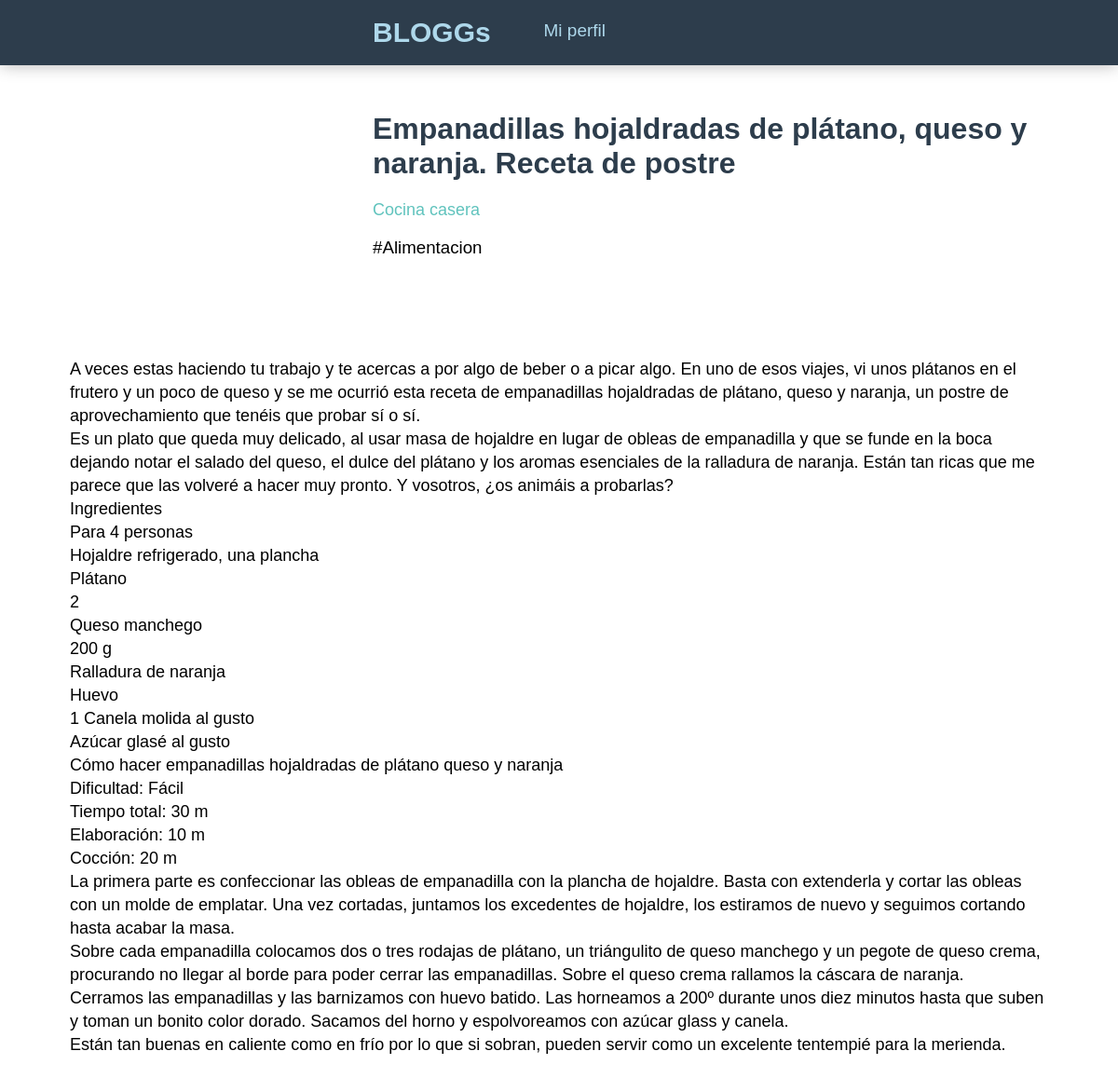
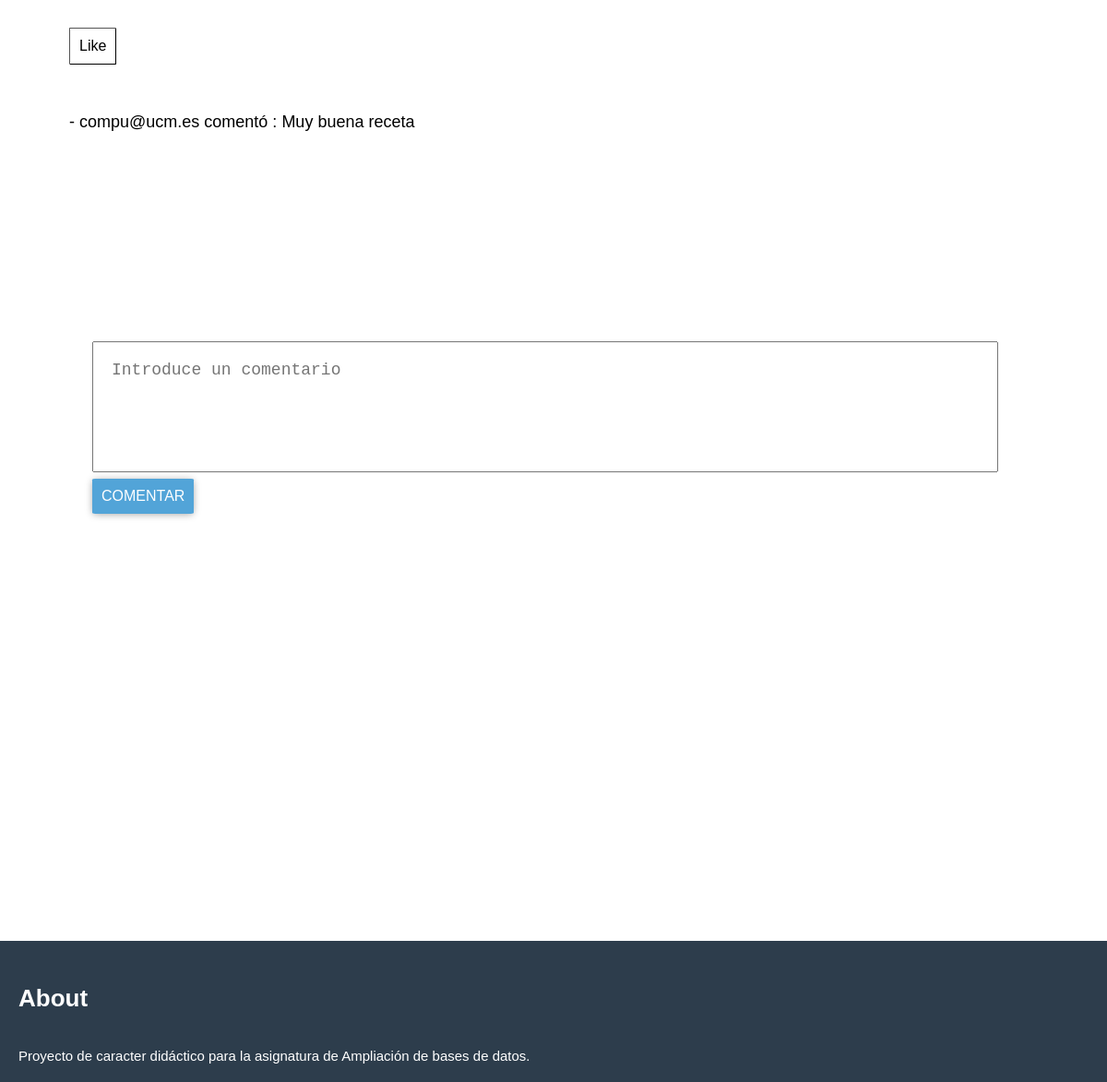
The app's page /views/viewpost.php?id=27 with its own data (2 pictures, top to bottom).
### tables this page shows
CREATE TABLE `post` (
  `id_post` int(11) NOT NULL,
  `title` varchar(500) NOT NULL,
  `mail` varchar(100) NOT NULL,
  `id_category` tinyint(4) NOT NULL,
  `ptext` text NOT NULL
);

CREATE TABLE `user` (
  `mail` varchar(100) NOT NULL,
  `password` varchar(100) NOT NULL,
  `blogname` varchar(100) NOT NULL
);

CREATE TABLE `categories` (
  `id_category` tinyint(4) NOT NULL,
  `value` varchar(100) NOT NULL
);

CREATE TABLE `comments` (
  `id_com` int(11) NOT NULL,
  `id_post` int(11) NOT NULL,
  `mail` varchar(100) NOT NULL,
  `comment` text NOT NULL
);

### models/post.php (called while the page is built, shortened)
<?php
require_once 'entidadBase.php';
class Post extends EntidadBase {
  private $id;
  private $title;
  private $mail;
  private $text;
  private $category;
  private $blogname;
  public function __construct() {
	    $this->table = "post";
      $class = "Post";
  }
  public function getID(){
    return $this->id;
  }
  public function setID($id){
    $this->id = $id;
  }
  public function getTitle(){
    return $this->title;
  }
  public function setTitle($title){
    $this->title = $title;
  }
  public function getMail(){
    return $this->mail;
  }
  public function setMail($mail){
    $this->mail = $mail;
  }
  public function getText(){
    return $this->text;
  }
  public function setText($text){
    $this->text = $text;
  }
  public function getCat(){
    return $this->category;
  }
  public function setCat($category){
    $this->category = $category;
  }
  public function getBlogname(){
    return $this->blogname;
  }
  public function setBlogname($blogname){
    $this->blogname = $blogname;
  }
  public function load($id){
    $req=$this->db()->query("SELECT * FROM post join user on (post.mail=user.mail) join categories on (post.id_category = categories.id_category) WHERE id_post = ".$id);
	}
}
?>

### config/conectar.php (called while the page is built, shortened)
<?php
class Conectar{
    private $servername, $username, $password, $database, $driver;
    public function __construct() {
		$ini_array = parse_ini_file("entorno.ini", true);
		if($ini_array==null)
			throw new Exception('MySQL: Error al abrir entorno configuración para conexión BBDD');
		else{
			$this->servername=$ini_array['BLOGGS']['servername'];
			$this->username=$ini_array['BLOGGS']['username'];
			$this->password=$ini_array['BLOGGS']['password'];
			$this->database=$ini_array['BLOGGS']['database'];
		  }
    }
    public function getConexion(){
        if($this->driver=="mysql" || $this->driver==null){
        	$db = new mysqli($this->servername, $this->username, $this->password, $this->database);
        }
        return $db;
    }
}
?>

### models/entidadBase.php (called while the page is built, shortened)
<?php
require_once $_SERVER['DOCUMENT_ROOT']."/config/conectar.php";
class EntidadBase{
    private $db;
    public function db() {
        return $this->db;
    }
    public function __construct($table, $class) {
    		try{
    			$conectar=new Conectar();
    			$this->db=$conectar->getConexion();
    		}catch(Excepcion $e){
    			error_log("MySQL: Code: ".$e->getCode(). " Desc: " .$e->getMessage() ,0);
    			throw new Exception($e);
    		}
    }
	protected function showData($resultSet){
		$filas= array();
		while ($fila = $resultSet->fetch_assoc())
			$filas[] = $fila;
    return $filas;
	}
}
?>

### models/comentarios.php (called while the page is built, shortened)
<?php
require_once 'entidadBase.php';
class Comentarios extends EntidadBase {
  public function __construct() {
	    $this->table = "comments";
      $class = "Comentarios";
  }
  public function load($id){
    $req=$this->db()->query("SELECT * FROM comments WHERE id_post = '".$id."'");
    $filas = $this->showData($req);
    return $filas;
  }
}
?>

### views/viewpost.php (the view, shortened to what this page needs)
<!DOCTYPE html>
<head>
  <link rel="stylesheet" type="text/css" href="../css/profile.css" />
  <link rel="stylesheet" type="text/css" href="../css/formulario.css" />
  <?php
    require './layout/head.php';
    require '../models/post.php';
    require '../models/comentarios.php';
    $post = new Post();
    $post->load($_GET['id']);
    $com = new Comentarios();
    $comentarios=$com->load($_GET['id']);
    $rat = new Rating();
    $liked=isset($_SESSION['mail'])?$rat->isLiked($_GET['id'], $_SESSION['mail']):false;
  ?>
</head>
<body>
<?php
echo
 '<div id=prheader>'.
 '<h1 id=prtitle>'.$post->getTitle().'</h1>'.
 '<a id=prmail href="../views/profile.php?mail='.$post->getMail().'">'.$post->getBlogname().'</a>'.
 '<h3 id=prcategory>#'.$post->getCat().'</h3></div>'.
 '<div id=postbody>'.
 '<p>'.
    $post->getText().
  '</p><br><br>';
  if($liked){
    echo '<form action="../controllers/dislike.php?id='.$post->getID().'&mail='.$_SESSION['mail'].'" method="post">';
    echo '<input type="submit" value="Liked" class ="boton-formulario" id="liked">';
    echo '</form>';
  }
  else{
    echo isset($_SESSION['mail'])?
    '<form action="../controllers/newlike.php?id='.$post->getID().'&mail='.$_SESSION['mail'].'" method="post">':
    '<form action="../views/login.php" method="post">';
    echo '<input type="submit" value="Like" class ="boton-formulario2" id="like">';
    echo '</form><br><br>';
  }
  $i=0;
  while(isset($comentarios[$i])){
    echo "- ";
    echo $comentarios[$i]['mail'];
    echo " comentó : ";
    echo $comentarios[$i]['comment'];
    echo "<br><br>";
    $i++;
  }
?>
<form class="formulario" action="../controllers/newcomment.php?id=<?php echo $post->getID();?>&mail=<?php echo $_SESSION['mail'];?>" method="post">
  <textarea name="comment" id="comment" placeholder="Introduce un comentario"></textarea>
  <input type="submit" value="COMENTAR" class ="boton-formulario">
</form>
</div>
<?php include './layout/foot_page.php';?>
</body>

### css/profile.css (style rules this page uses)
body { margin: 0px; font-family:sans-serif; }
#prheader { margin-left: 400px; margin-top: 50px; }
#prtitle { user-select: none; color: #2d3d4c; }
#prmail { font-size: 18px; text-decoration:none; user-select: none; font-weight: lighter; color:#60c3bd; margin-bottom: 30px; }
#prcategory { user-select: none; font-weight: lighter; }
#comment { margin-top: 100px; resize: none; width: 940px; height: 100px; font-size: 18px; padding: 20px; }
#postbody { width: 1050px; line-height: 25px; font-size: 18px; padding-top: 70px; min-height: 700px; margin: auto; }

### css/formulario.css (style rules this page uses)
body { background-color: #fff; margin: 0px; }
.formulario { font-family: sans-serif; font-size: 12pt; font-weight: 200 !important; display: block; margin:auto; border-radius: 4px; background-color:#fff; width: 1000px; min-height: 600px; margin-top: 100px; margin-bottom: 150px; padding-left: 20px; padding-right: 20px; }
.boton-formulario { outline:0; cursor: pointer; font-size: 12pt; color: white; background-color:#52a4d8; box-shadow: 0px 1px 8px -1px rgba(0,0,0,0.4); padding: 10px; border-radius: 3%; border-style: hidden; }
.boton-formulario2 { outline:0; cursor: pointer; font-size: 12pt; color: black; border-width: 1px; margin-right: 5px; background-color:#FFF; padding: 10px; border-radius: 3%; }

### records on screen
post: title "Empanadillas hojaldradas de plátano, queso y naranja. Receta de postre", user.blogname "Cocina casera", id_category.value "Alimentacion", ptext "A veces estas haciendo tu trabajo y te acercas a por algo de beber o a picar algo. En uno de esos viajes, vi unos plátanos en el frutero y un poco de queso y se me ocurrió esta receta de empanadillas hojaldradas de plátano, queso y naranja, un postre de aprovechamiento que tenéis que probar sí o sí. Es un plato que queda muy delicado, al usar masa de hojaldre en lugar de obleas de empanadilla y que se funde en la boca dejando notar el salado del queso, el dulce del plátano y los aromas esenciales de la ralladura de naranja. Están tan ricas que me parece que las volveré a hacer muy pronto. Y vosotros, ¿os animáis a probarlas? Ingredientes Para 4 personas Hojaldre refrigerado, una plancha…"
comments: mail "compu@ucm.es", comment "Muy buena receta"
